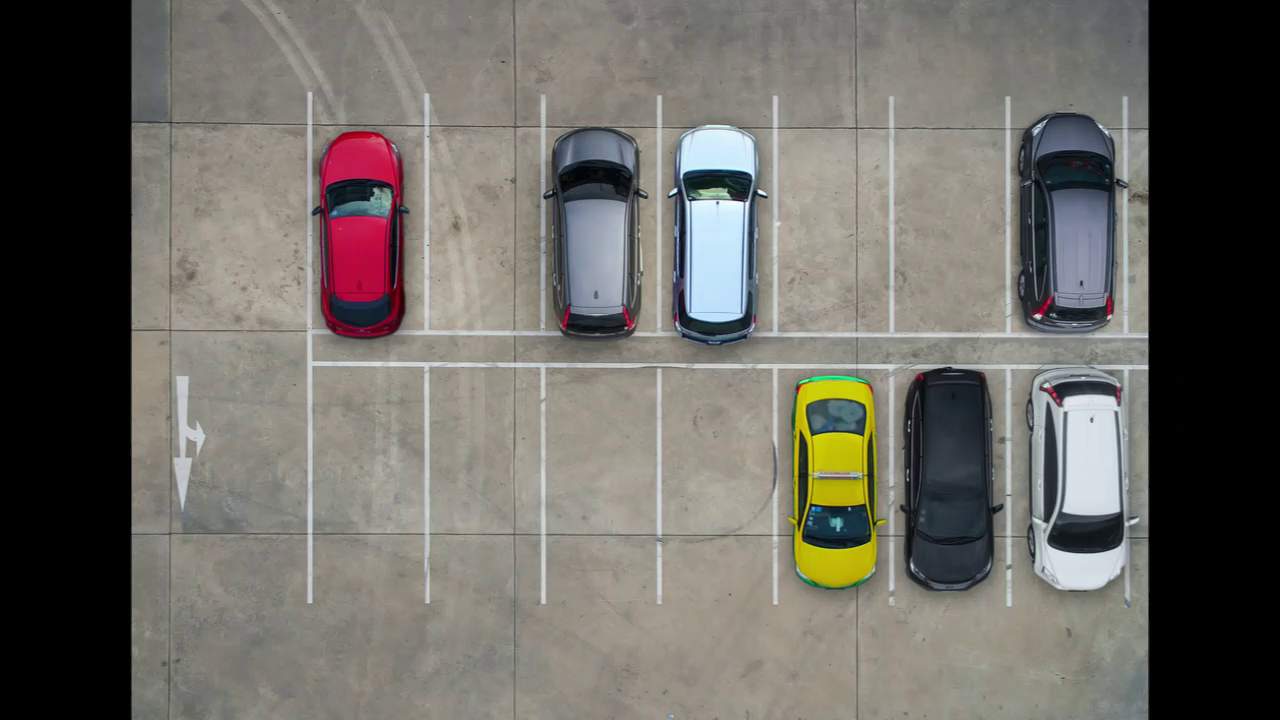
#> input picture frame 120 of Video/video_estacionamento.mp4, 1280 x 720 px
$ python VideoReadLines.py
#> lines starting #> are read from the running program, lines starting #| are printed output that depends on the picture
import cv2
import numpy as np

video = cv2.VideoCapture("Video/video_estacionamento.mp4")

while True:
    conected, park = video.read()
#> park is the input picture: shape (720, 1280, 3); mean B, G, R 100.9, 106.5, 109.2
    gray = cv2.cvtColor(park, cv2.COLOR_BGR2GRAY)
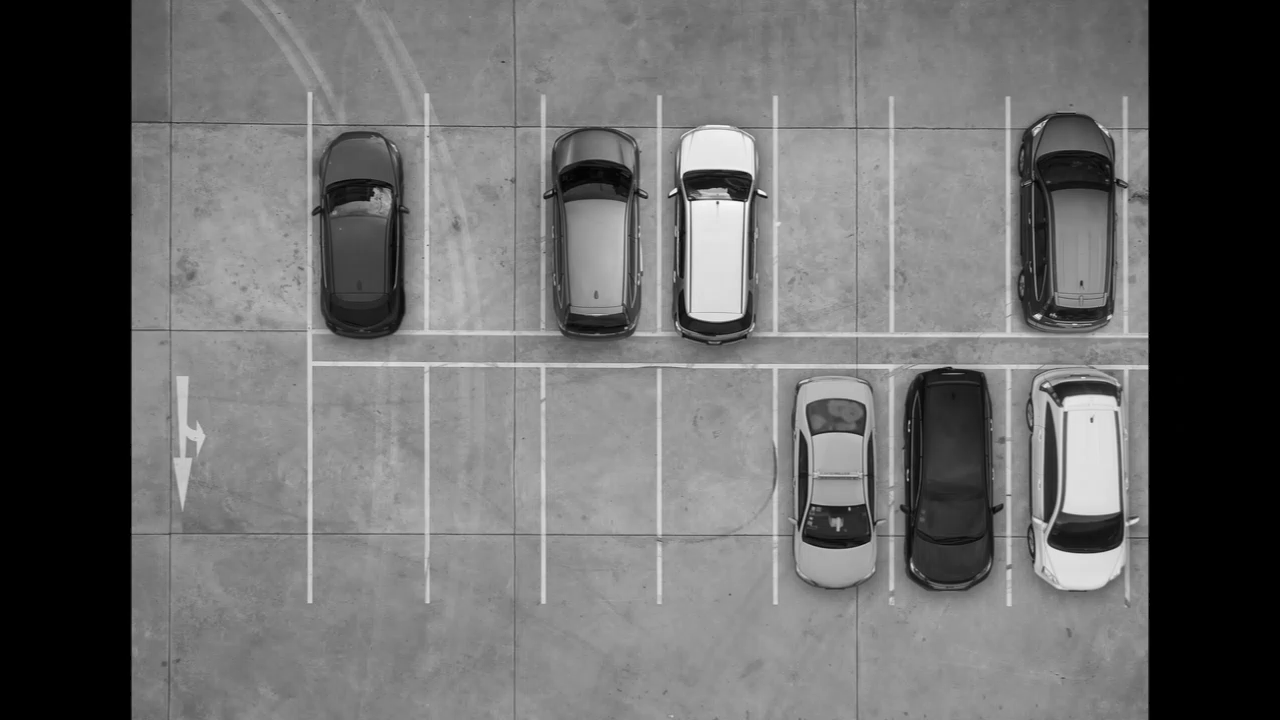
#> gray: shape (720, 1280); min 0, max 251, mean 106.7

    imgBlur = cv2.GaussianBlur(gray, (5, 5), 0)
    cv2.imshow("Blur", imgBlur)

#> (the run stopped early here; a loop or call above may not have finished)

$ run again, starting later in the video
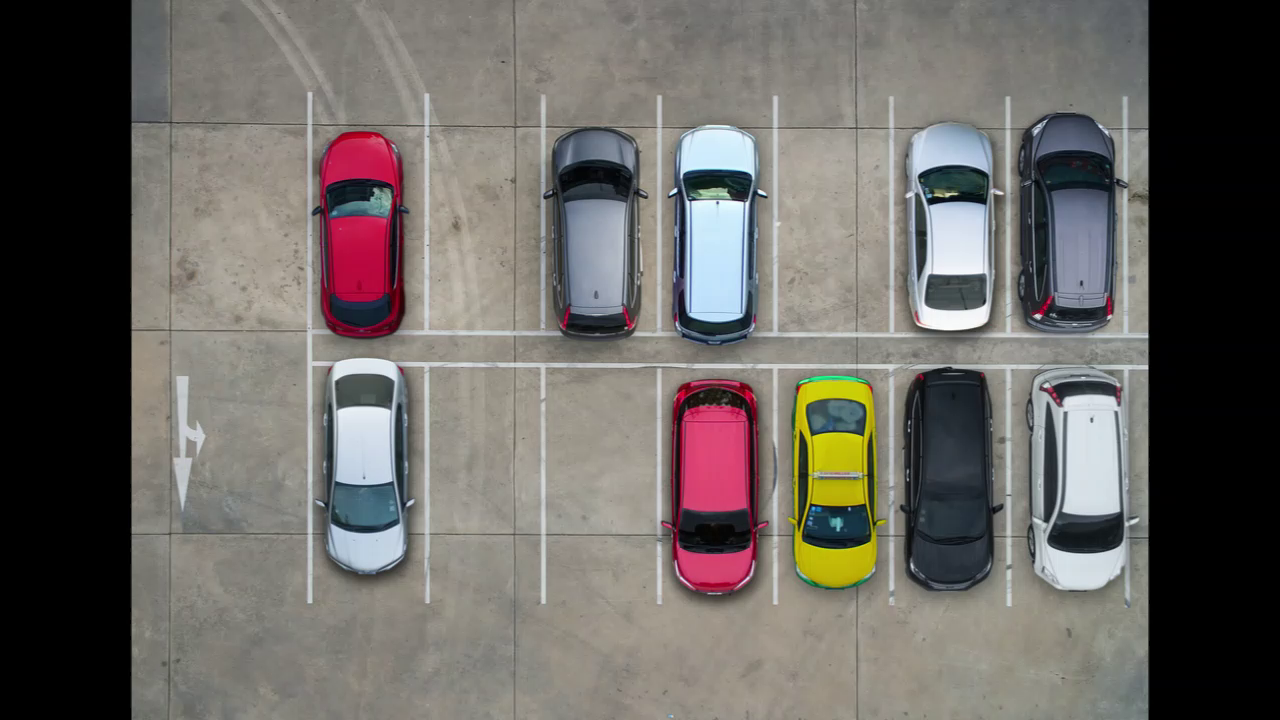
#> input picture frame 960 of Video/video_estacionamento.mp4, 1280 x 720 px
#> park is the input picture: shape (720, 1280, 3); mean B, G, R 99.7, 103.7, 107.6
#> `gray = cv2.cvtColor(park, cv2.COLOR_BGR2GRAY)`:
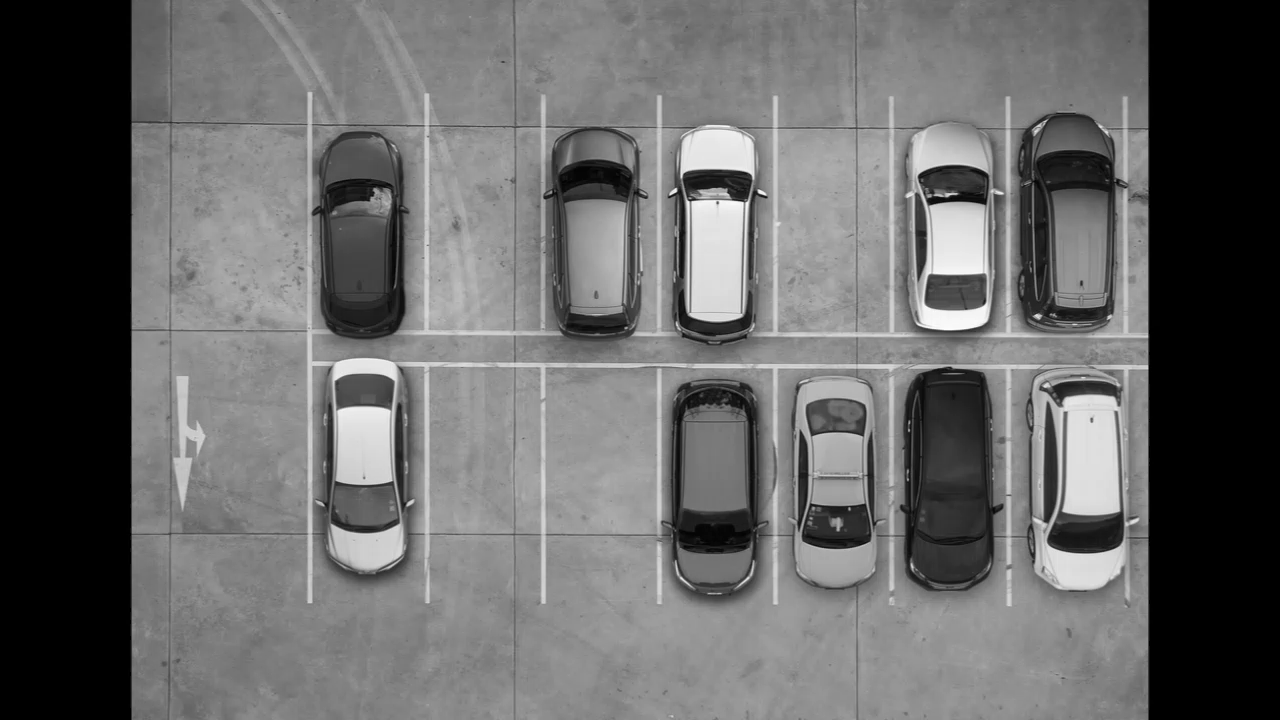
#> gray: shape (720, 1280); min 0, max 255, mean 104.4
